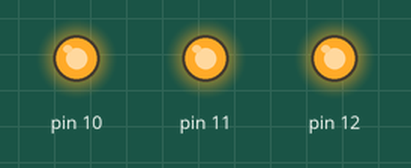
A sketch run on a simulated Arduino Uno, built with avr-gcc and run on an emulated ATmega328P. Shown: output pins drawn as LEDs (lit = HIGH).

Above: at 0.5 s.
At 3.5 s:
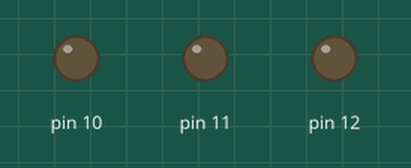
Timing chart, 0 to 4.6 s (numbered marks = the images above):
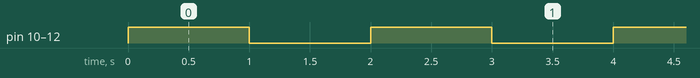

The sketch:

LedTest.ino
```cpp
int ledValue = 1;
// float
// bool ...

void setup() {
  pinMode(10, OUTPUT);
  pinMode(11, OUTPUT);
  pinMode(12, OUTPUT);
}

void loop() {
  digitalWrite(10, ledValue);
  digitalWrite(11, ledValue);
  digitalWrite(12, ledValue);

  if (ledValue == 0)
  {
    ledValue = 1;
  }
  else
  {
    ledValue = 0;
  }

  delay(1000);
}
```

Measured:
- by itself, pin 10–12: alternates HIGH for 1.0 s and LOW for 1.0 s
